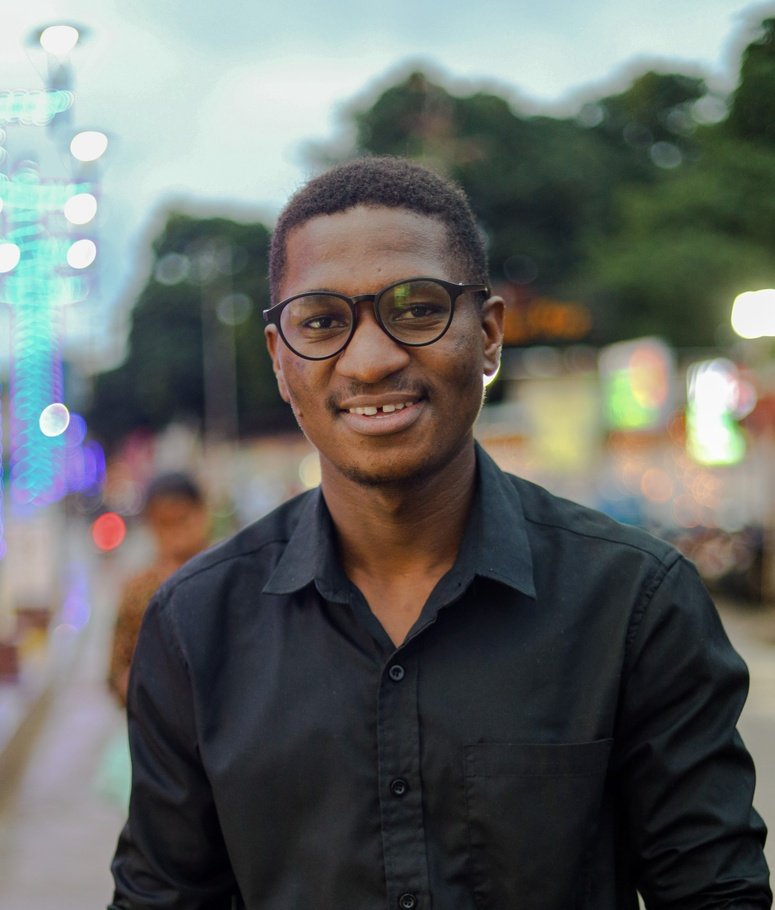
#> input picture pic.jpg, 775 x 910 px, shrunk from 3292 x 3863 before the run, found by its file name
$ jupyter execute --allow-errors edge_detectors.ipynb
#> lines starting #> are read from the running program, lines starting #| are printed output that depends on the picture
[cell 1]
import cv2
import numpy as np

[cell 2]
image = cv2.imread("./pic.jpg", cv2.IMREAD_GRAYSCALE)
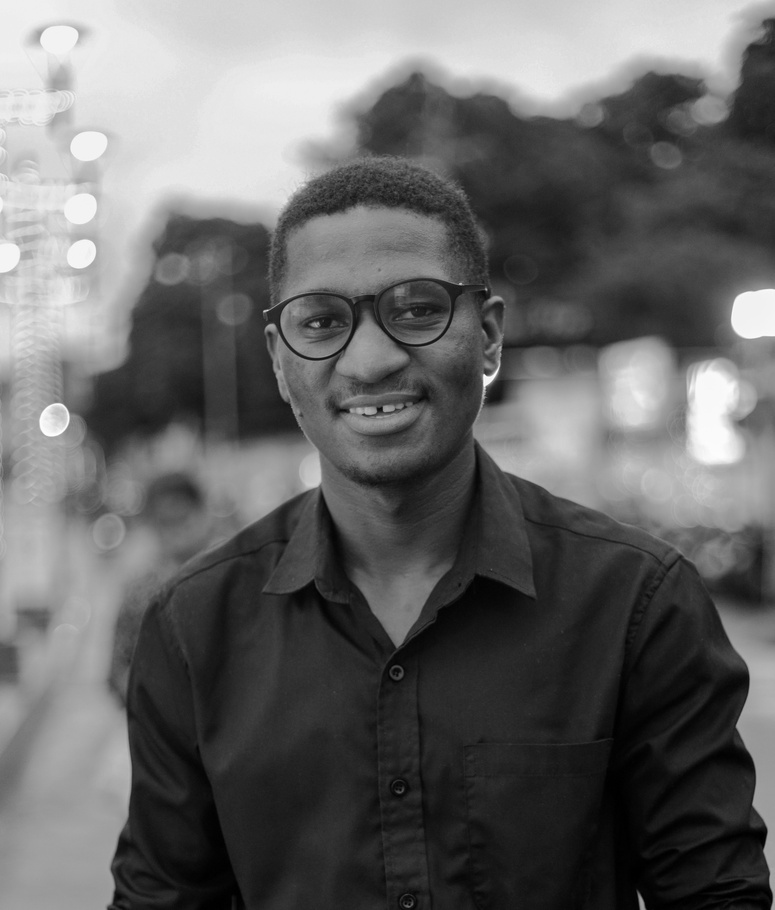
#> image: shape (910, 775); min 0, max 255, mean 102
#> (the rest of this cell did not finish here and is left out)

## We provide Kernels for operators

[cell 3]
 # prewitt masks
kernelx = np . array ( [[ 1 , 1 , 1 ], [ 0 , 0 , 0 ], [ -1 , -1 , -1 ]] )
kernely = np . array ( [[ -1 , 0 , 1 ], [ -1 , 0 , 1 ], [ -1 , 0 , 1 ]] )

[cell 4]
imageprewittx = cv2.filter2D(src=image, ddepth=-1, kernel=kernelx)
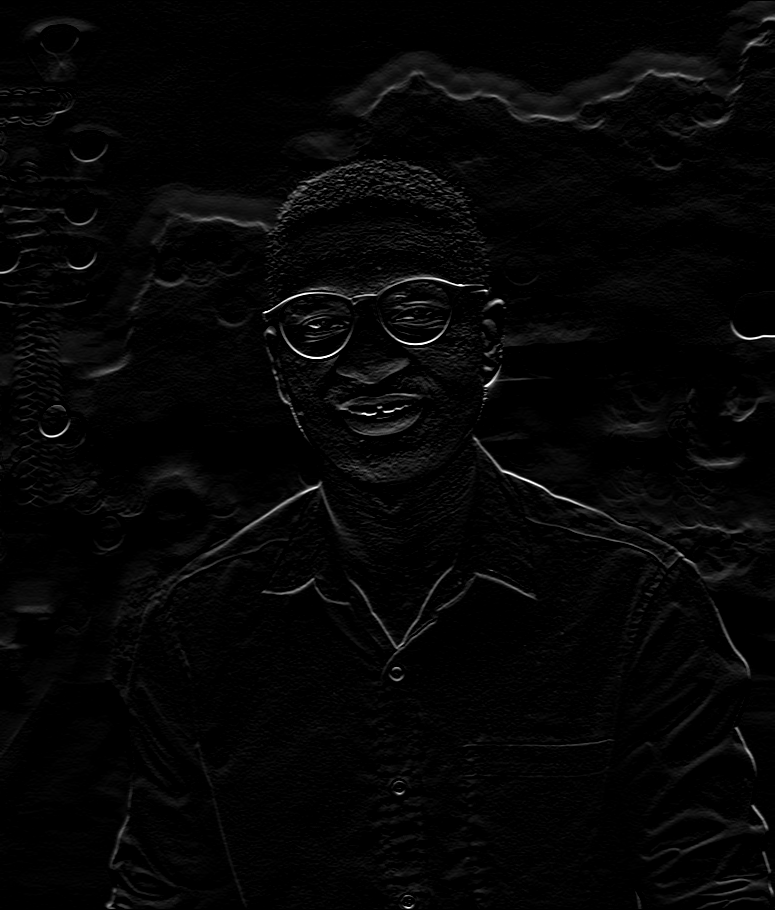
#> imageprewittx: shape (910, 775); min 0, max 255, mean 5.5
imageprewitty = cv2.filter2D(src=image, ddepth=-1, kernel=kernely)
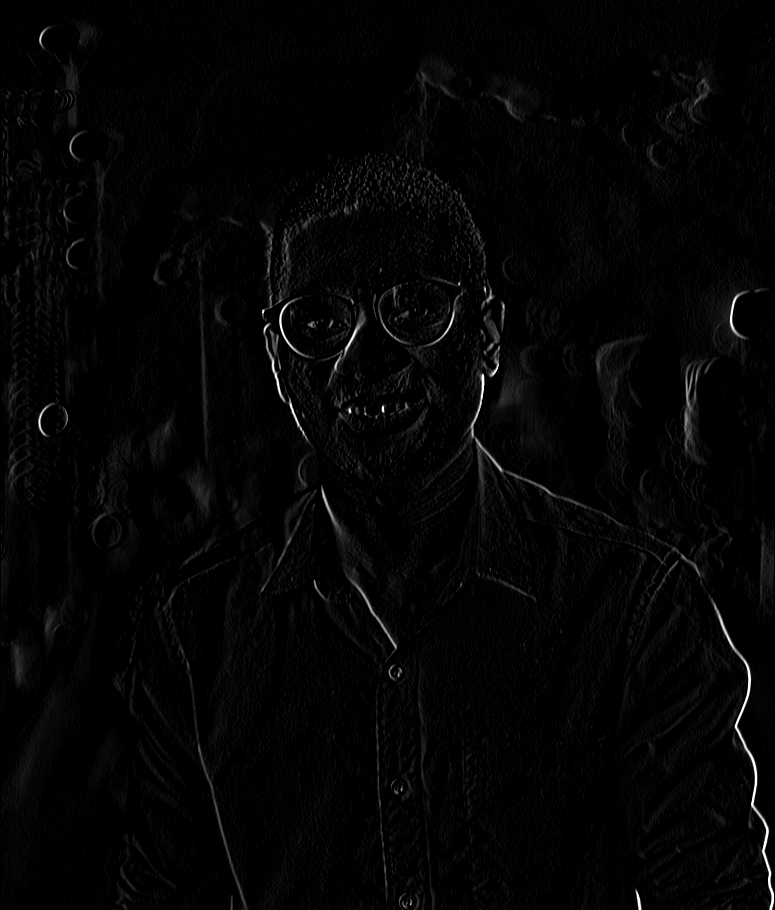
#> imageprewitty: shape (910, 775); min 0, max 255, mean 4.5

#> (the rest of this cell did not finish here and is left out)
